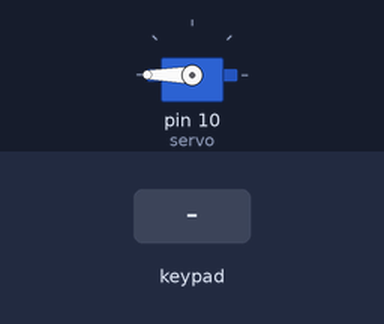
Simulated run of this sketch. Board: Arduino Uno, built with avr-gcc and run on an emulated ATmega328P. On the bench: servo. The inputs (shaded band) are chosen by the test bench. What the sketch prints to the serial monitor is not drawn.

Above: at 1.2 s.
1.3 s: keypad keys 1 2 3 A # pressed 0.4 s apart
At 3.6 s:
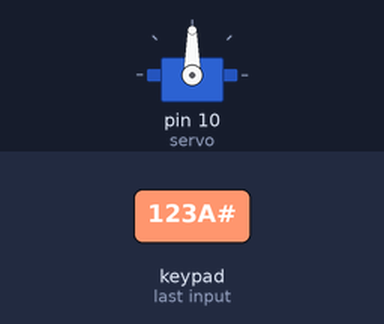
5.4 s: key '#' pressed
6.9 s: key '*' pressed
8.4 s: keypad keys 1 2 3 A D pressed 0.4 s apart
Timing chart, 0 to 11.4 s (numbered marks = the images above; inputs shaded):
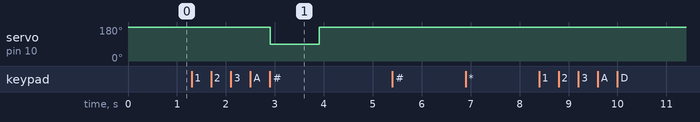

The sketch:

Keypad_opening.ino
```cpp
#include <Keypad.h>
#include "Servo.h"

Servo servo; // création de l'objet "servo"

const int ROW_NUM = 4; //four rows
const int COLUMN_NUM = 4; //four columns

char keys[ROW_NUM][COLUMN_NUM] = {
  {'1','4','7', '*'},
  {'2','5','8', '0'},
  {'3','6','9', '#'},
  {'A','B','C', 'D'}
};

byte pin_rows[ROW_NUM] = {9, 8, 7, 6}; //connect to the row pinouts of the keypad
byte pin_column[COLUMN_NUM] = {5, 4, 3, 2}; //connect to the column pinouts of the keypad

Keypad keypad = Keypad( makeKeymap(keys), pin_rows, pin_column, ROW_NUM, COLUMN_NUM );

const String password = "123A"; // change your password here
String input_password;

void setup(){
  Serial.begin(9600);
  input_password.reserve(32); // maximum input characters is 33, change if needed
  servo.attach(10); // attache le servo au pin spécifié
}

void loop(){
  char key = keypad.getKey();
     servo.write(180); // demande au servo de se déplacer à cette position

  if (key){
    Serial.print(key);
    if(key == '*') {
      input_password = ""; // clear input password
    } else if(key == '#') {
      if(password == input_password) {
        Serial.println("password is correct");
        // DO YOUR WORK HERE
        servo.write(90); // demande au servo de se déplacer à cette position
        delay(1000); // attend 1000 ms entre changement de position
      } else {
        Serial.println("password is incorrect, try again");
      }

      input_password = ""; // clear input password
    } else {
      input_password += key; // append new character to input password string
    }
  }
  servo.write(180);
}
```

Measured:
- after the input at 1.3 s, servo on pin 10 (servo): 180° → 90° after 1.6 s, → 180° 1.0 s later
- after the input at 5.4 s, every drawn part: stays the same
- after the input at 6.9 s, every drawn part: stays the same
- after the input at 8.4 s, every drawn part: stays the same
